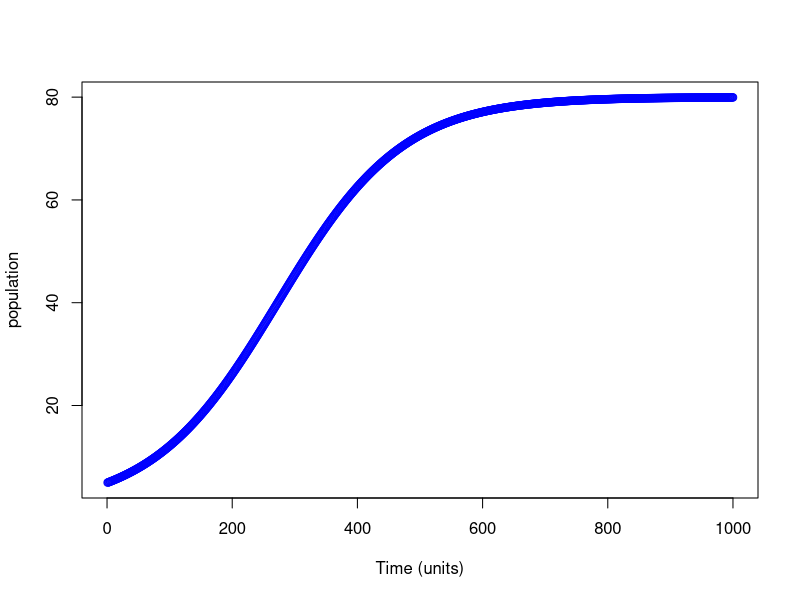

The R source for this figure: (Note: this script raises an error after producing the figure.)
# Code for the logistic growth model
r <- 0.01 # growth rate
K <- 80 # carrying capacity
p0 <- 5 # inital population
time <- 1000 # run <time> units
dt <- 1 # time step

# Logistic growth model:
# dP/dt = r ((K-p)/K) P

t <- (c(1:(time/dt)))*dt
p <- array(-9, dim = c(time/dt))
p[1] <- p0
for (i in 1:(nrow(p)-1)) {
      p[i+1] <- p[i] + (dt * (p[i] * r * (K-p[i]) / K))
}

plot(t, p, type = "p", col = "blue", xlim = c(0,time), xlab = "Time (units)", ylab = "population")

# compare to the analytic solution:
p_ana <- K / (1+((K/p0)-1)*exp(-r*tim))
lines(t,p_ana)
# Here, you see an example of truncation error, if you use a dt>>1 and rounding error with dt<<1.
